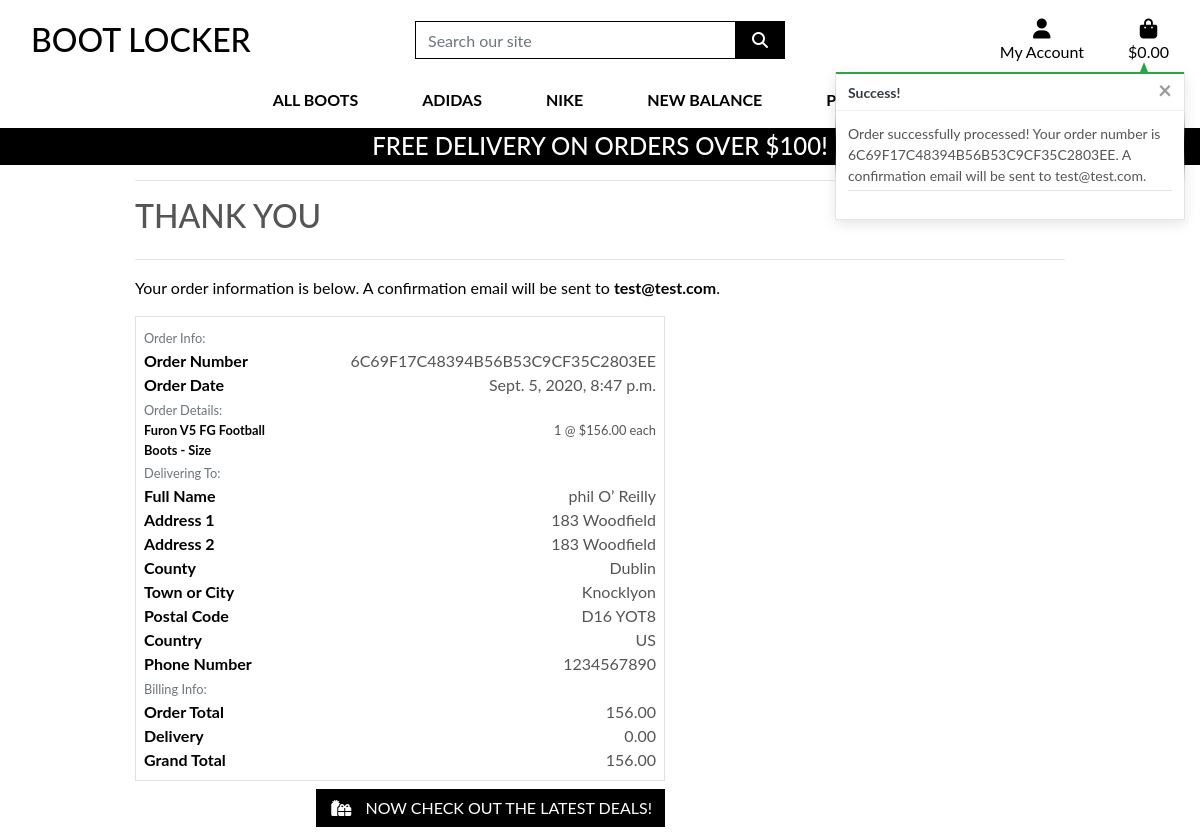
Screenshot of /checkout/checkout_success/6C69F17C48394B56B53C9CF35C2803EE with the database file from the repository.
### checkout/models.py (models this page shows, shortened)
class Order(models.Model):
    order_number = models.CharField(max_length=32, null=False, editable=False)
    full_name = models.CharField(max_length=50, null=False, blank=False)
    email = models.EmailField(max_length=254, null=False, blank=False)
    phone_number = models.CharField(max_length=20, null=False, blank=False)
    country = models.CharField(max_length=40, null=False, blank=False)
    postcode = models.CharField(max_length=20, null=True, blank=True)
    town_or_city = models.CharField(max_length=40, null=False, blank=False)
    street_address1 = models.CharField(max_length=80, null=False, blank=False)
    street_address2 = models.CharField(max_length=80, null=True, blank=True)
    county = models.CharField(max_length=80, null=True, blank=True)
    date = models.DateTimeField(auto_now_add=True)
    delivery_cost = models.DecimalField(max_digits=6, decimal_places=2, null=False, default=0)
    order_total = models.DecimalField(max_digits=10, decimal_places=2, null=False, default=0)
    grand_total = models.DecimalField(max_digits=10, decimal_places=2, null=False, default=0)

class OrderLineItem(models.Model):
    order = models.ForeignKey(Order, null=False, blank=False, on_delete=models.CASCADE, related_name='lineitems')
    product = models.ForeignKey(Boot, null=False, blank=False, on_delete=models.CASCADE)
    product_size = models.CharField(max_length=2,)
    quantity = models.IntegerField(null=False, blank=False, default=0)
    lineitem_total = models.DecimalField(max_digits=6, decimal_places=2, null=False, blank=False, editable=False)

### boots/models.py (models this page shows, shortened)
class Boot(models.Model):
    category = models.ForeignKey('Brand', null=True, blank=True, on_delete=models.SET_NULL)
    style = models.CharField(max_length=254)
    name = models.CharField(max_length=254)
    price = models.DecimalField(max_digits=6, decimal_places=2)
    has_sizes = models.BooleanField(default=False, null=True, blank=True)
    colour = models.CharField(max_length=254)
    image_url = models.URLField(max_length=1024, null=True, blank=True)
    image = models.ImageField(null=True, blank=True)

### checkout/views.py (the view)
# urls.py: path('checkout_success/<order_number>', views.checkout_success, name='checkout_success'),
def checkout_success(request, order_number):
    save_info = request.session.get('save_info')
    order = get_object_or_404(Order, order_number=order_number)
    messages.success(request, f'Order successfully processed! \
        Your order number is {order_number}. A confirmation \
        email will be sent to {order.email}.')
    if 'bag' in request.session:
        del request.session['bag']
    template = 'checkout/checkout_success.html'
    context = {
        'order': order,
    }
    return render(request, template, context)

### shopping_bag/contexts.py (called while the page is built, shortened)
def bag_contents(request):
    bag_items = []
    total = 0
    product_count = 0
    bag = request.session.get('bag', {})
    if total < settings.FREE_DELIVERY_THRESHOLD:
        delivery = total * Decimal(settings.STANDARD_DELIVERY_PERCENTAGE / 100)
        free_delivery_delta = settings.FREE_DELIVERY_THRESHOLD - total
    else:
        delivery = 0
        free_delivery_delta = 0
    grand_total = delivery + total
    context = {
        'bag_items': bag_items,
        'total': total,
        'product_count': product_count,
        'delivery': delivery,
        'free_delivery_delta': free_delivery_delta,
        'free_delivery_threshold': settings.FREE_DELIVERY_THRESHOLD,
        'grand_total': grand_total,
    }
    return context

### checkout/templates/checkout/checkout_success.html (shortened to what this page needs)
<!DOCTYPE html>
{% extends "base.html" %}
{% load static %}
{% block extra_css %}
    <link rel="stylesheet" href="{% static 'checkout/css/checkout.css' %}">
{% endblock %}
{% block page_header %}
    <div class="container header-container">
    </div>
{% endblock %}
{% block content %}
    <div class="overlay"></div>
    <div class="container">
        <div class="row">
            <div class="col">
                <hr>
                <h2 class="logo-font mb-4">Thank You</h2>
                <hr>
                <p class="text-black">Your order information is below. A confirmation email will be sent to <strong>{{ order.email }}</strong>.</p>
            </div>
        </div>
        <div class="row">
            <div class="col-12 col-lg-7">
                <div class="order-confirmation-wrapper p-2 border">
                    <div class="row">
                        <div class="col">
                            <small class="text-muted">Order Info:</small>
                        </div>
                    </div>
                    <div class="row">
                        <div class="col-12 col-md-4">
                            <p class="mb-0 text-black font-weight-bold">Order Number</p>
                        </div>
                        <div class="col-12 col-md-8 text-md-right">
                            <p class="mb-0">{{ order.order_number }}</p>
                        </div>
                    </div>
                    <div class="row">
                        <div class="col-12 col-md-4">
                            <p class="mb-0 text-black font-weight-bold">Order Date</p>
                        </div>
                        <div class="col-12 col-md-8 text-md-right">
                            <p class="mb-0">{{ order.date }}</p>
                        </div>
                    </div>
                    <div class="row">
                        <div class="col">
                            <small class="text-muted">Order Details:</small>
                        </div>
                    </div>
                    {% for item in order.lineitems.all %}
                    <div class="row">
                        <div class="col-12 col-md-4">
                            <p class="small mb-0 text-black font-weight-bold">
                                {{ item.product.name }}{% if item.product_size %} - Size {{ item.product.size|upper }}{% endif %}
                            </p>
                        </div>
                        <div class="col-12 col-md-8 text-md-right">
                            <p class="small mb-0">{{ item.quantity }} @ ${{ item.product.price }} each</p>
                        </div>
                    </div>
                    {% endfor %}
                    <div class="row">
                        <div class="col">
                            <small class="text-muted">Delivering To:</small>
                        </div>
                    </div>
                    <div class="row">
                        <div class="col-12 col-md-4">
                            <p class="mb-0 text-black font-weight-bold">Full Name</p>
                        </div>
                        <div class="col-12 col-md-8 text-md-right">
                            <p class="mb-0">{{ order.full_name }}</p>
                        </div>
                    </div>
                    <div class="row">
                        <div class="col-12 col-md-4">
                            <p class="mb-0 text-black font-weight-bold">Address 1</p>
                        </div>
                        <div class="col-12 col-md-8 text-md-right">
                            <p class="mb-0">{{ order.street_address1 }}</p>
                        </div>
                    </div>
                    {% if order.street_address2 %}
                    <div class="row">
                        <div class="col-12 col-md-4">
                            <p class="mb-0 text-black font-weight-bold">Address 2</p>
                        </div>
                        <div class="col-12 col-md-8 text-md-right">
                            <p class="mb-0">{{ order.street_address1 }}</p>
                        </div>
                    </div>
                    {% endif %}
                    {% if order.county %}
                    <div class="row">
                        <div class="col-12 col-md-4">
                            <p class="mb-0 text-black font-weight-bold">County</p>
                        </div>
                        <div class="col-12 col-md-8 text-md-right">
                            <p class="mb-0">{{ order.county }}</p>
                        </div>
                    </div>
                    {% endif %}
                    <div class="row">
                        <div class="col-12 col-md-4">
                            <p class="mb-0 text-black font-weight-bold">Town or City</p>
                        </div>
                        <div class="col-12 col-md-8 text-md-right">
                            <p class="mb-0">{{ order.town_or_city }}</p>
                        </div>
                    </div>
                    {% if order.postcode %}
                    <div class="row">
                        <div class="col-12 col-md-4">
                            <p class="mb-0 text-black font-weight-bold">Postal Code</p>
                        </div>
                        <div class="col-12 col-md-8 text-md-right">
                            <p class="mb-0">{{ order.postcode }}</p>
                        </div>
                    </div>
                    {% endif %}
                    <div class="row">
                        <div class="col-12 col-md-4">
                            <p class="mb-0 text-black font-weight-bold">Country</p>
                        </div>
                        <div class="col-12 col-md-8 text-md-right">
                            <p class="mb-0">{{ order.country }}</p>
                        </div>
                    </div>
                    <div class="row">
                        <div class="col-12 col-md-4">
                            <p class="mb-0 text-black font-weight-bold">Phone Number</p>
                        </div>
                        <div class="col-12 col-md-8 text-md-right">
                            <p class="mb-0">{{ order.phone_number }}</p>
                        </div>
                    </div>
                    <div class="row">
                        <div class="col">
                            <small class="text-muted">Billing Info:</small>
                        </div>
                    </div>
                    <div class="row">
                        <div class="col-12 col-md-4">
                            <p class="mb-0 text-black font-weight-bold">Order Total</p>
                        </div>
                        <div class="col-12 col-md-8 text-md-right">
                            <p class="mb-0">{{ order.order_total }}</p>
                        </div>
                    </div>
                    <div class="row">
                        <div class="col-12 col-md-4">
                            <p class="mb-0 text-black font-weight-bold">Delivery</p>
                        </div>
                        <div class="col-12 col-md-8 text-md-right">
                            <p class="mb-0">{{ order.delivery_cost }}</p>
                        </div>
                    </div>
                    <div class="row">
                        <div class="col-12 col-md-4">
                            <p class="mb-0 text-black font-weight-bold">Grand Total</p>
                        </div>
                        <div class="col-12 col-md-8 text-md-right">
                            <p class="mb-0">{{ order.grand_total }}</p>
                        </div>
                    </div>
                </div>
            </div>
        </div>
        <div class="row">
			<div class="col-12 col-lg-7 text-right">
				<a href="{% url 'boots' %}" class="btn btn-black rounded-0 my-2">
					<span class="icon mr-2">
						<i class="fas fa-gifts"></i>
					</span>
					<span class="text-uppercase">Now check out the latest deals!</span>
				</a>
			</div>
		</div>
    </div>
{% endblock %}

### static/css/base.css (style rules this page uses)
html { height: 100%; }
body { background: url('/media/home-page-image.jpg') no-repeat center center fixed; background-size: cover; height: calc(100vh - 164px); color: #555; font-family: 'Lato'; }
.icon { align-items: center; display: inline-flex; justify-content: center; height: 1.5rem; width: 1.5rem; }
.logo-font { text-transform: uppercase; }
.btn-black { background: black; color: white; }
.text-black { color: #000 !important; }
.overlay { height: 100%; width: 100%; top: 0; left: 0; position: fixed; background: white; z-index: -1; }
@media (min-width: 1200px) { .container { max-width: 80%; } }
@media (min-width: 992px) { .header-container { padding-top: 164px; } }

### rows the page displays
Order: email "test@test.com", order_number "6C69F17C48394B56B53C9CF35C2803EE", date "Sept. 5, 2020, 8:47 p.m.", full_name "phil O’ Reilly", street_address1 "183 Woodfield", county "Dublin", town_or_city "Knocklyon", postcode "D16 YOT8", country "US", phone_number "1234567890", order_total "156.00", delivery_cost "0.00", grand_total "156.00"
OrderLineItem: product.name "Furon V5 FG Football Boots", quantity "1", product.price "156.00"

### other values shown
{{ free_delivery_threshold }} "100"
{{ message }} "Order successfully processed! Your order number is 6C69F17C48394B56B53C9CF35C2803EE. A confirmation email will be sent to test@test.com."
